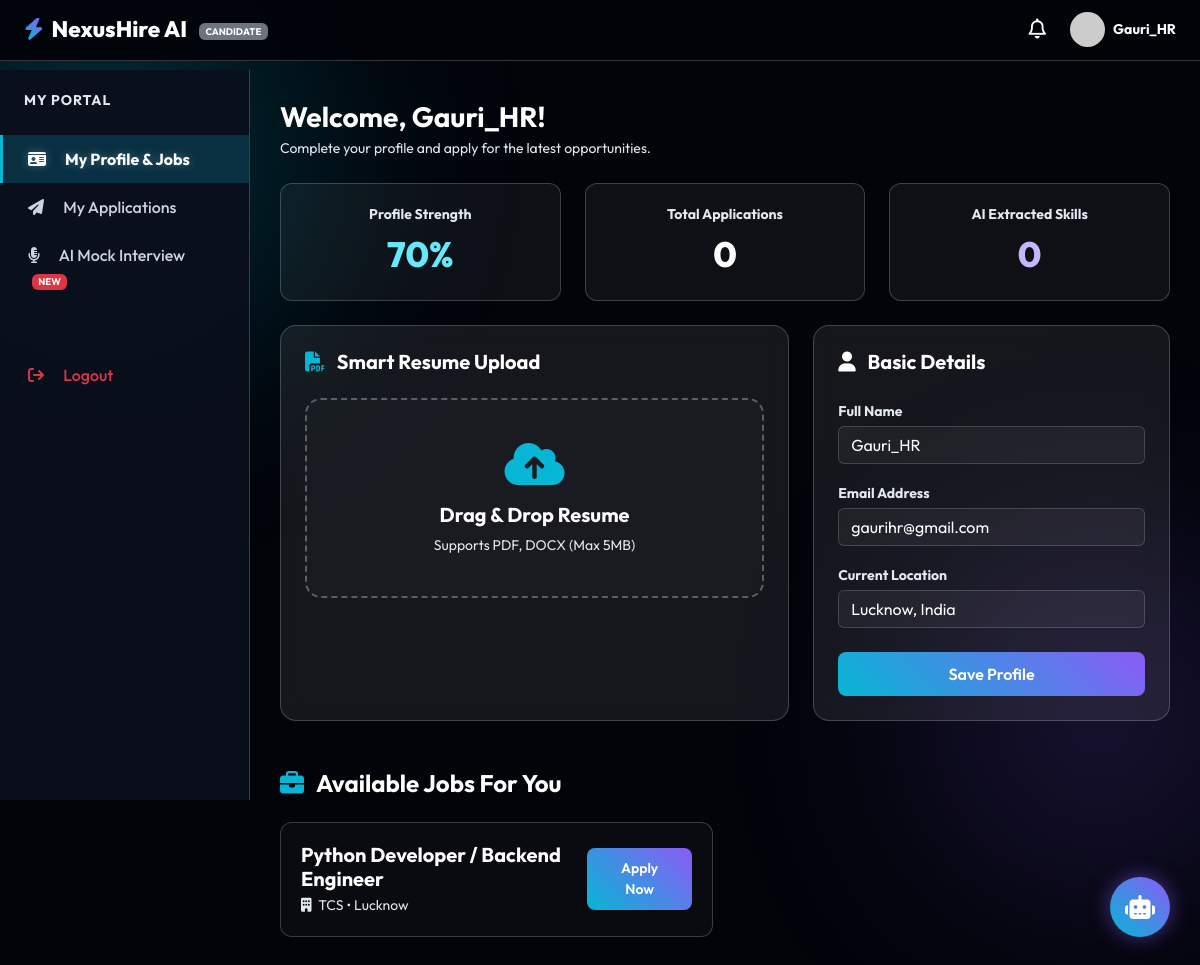
The page /candidate-dashboard/ (signed in) on the database its author committed.
### portal/models.py (models this page shows, shortened)
class JobPost(models.Model):
    hr = models.ForeignKey(User, on_delete=models.CASCADE)
    title = models.CharField(max_length=200)
    company_name = models.CharField(max_length=200)
    description = models.TextField()
    location = models.CharField(max_length=100)
    salary = models.CharField(max_length=100, blank=True, null=True)
    created_at = models.DateTimeField(auto_now_add=True)

### portal/views.py (the view)
# urls.py: path('candidate-dashboard/', views.candidate_dashboard, name='candidate_dashboard'),
@login_required(login_url='login')
def candidate_dashboard(request):
    user = request.user
    profile_strength = 0
    if user.first_name or user.last_name:
        profile_strength += 40  # Naam hone par 40%
    if user.email:
        profile_strength += 30  # Email hone par 30%
    jobs = JobPost.objects.all().order_by('-created_at')
    applications = JobApplication.objects.filter(candidate=user).order_by('-applied_on')
    if applications.exists():
        profile_strength += 30  # Resume upload hone par bache hue 30% add ho gaye (Total 100%)
    parsed_skills_count = 0
    if applications.exists():
        latest_app = applications.first()
        if latest_app.matched_skills:
            parsed_skills_count += len(latest_app.matched_skills)
        if latest_app.missing_skills:
            parsed_skills_count += len(latest_app.missing_skills)
    context = {
        'jobs': jobs,
        'applications': applications,
        'profile_strength': profile_strength,         # Naya Data
        'parsed_skills_count': parsed_skills_count,   # Naya Data
    }
    return render(request, 'portal/candidate-dashboard.html', context)

### templates/portal/candidate-dashboard.html (shortened to what this page needs)
<!DOCTYPE html>
<html lang="en">
<head>
    <link href="https://cdn.jsdelivr.net/npm/bootstrap@5.3.0/dist/css/bootstrap.min.css" rel="stylesheet">
    <link rel="stylesheet" href="https://cdnjs.cloudflare.com/ajax/libs/font-awesome/6.4.0/css/all.min.css">
</head>
<body>
    <div class="bg-orb orb-2"></div>
    <nav class="navbar navbar-expand-lg fixed-top py-2">
        <div class="container-fluid px-4">
            <div class="d-flex align-items-center">
                <a class="navbar-brand" href="{% url 'home' %}"><i class="fa-solid fa-bolt brand-icon me-2"></i>NexusHire AI <span class="badge bg-secondary ms-2" style="font-size: 0.6rem; vertical-align: middle; color: #fff;">CANDIDATE</span></a>
            </div>
            <div class="d-flex align-items-center">
                <div class="dropdown me-4">
                    <a href="#" class="text-white text-decoration-none position-relative" data-bs-toggle="dropdown">
                        <i class="fa-regular fa-bell fs-5"></i>
                    </a>
                </div>
                <div class="d-flex align-items-center">
                    <img src="https://ui-avatars.com/api/?name={{ user.first_name }}&background=06b6d4&color=fff" class="rounded-circle me-2" width="35" height="35" alt="Profile">
                    <span class="text-white small fw-bold">{{ user.first_name }}</span>
                </div>
            </div>
        </div>
    </nav>
    <div class="sidebar" id="sidebar">
        <div class="mb-4 px-4 text-muted small fw-bold" style="letter-spacing: 1px;">MY PORTAL</div>
        <a class="nav-item-custom active" id="nav-dashboard" onclick="switchView('dashboard')"><i class="fa-solid fa-id-card me-3 w-20"></i> My Profile & Jobs</a>
        <a class="nav-item-custom" id="nav-applications" onclick="switchView('applications')"><i class="fa-solid fa-paper-plane me-3 w-20"></i> My Applications</a>
        <a class="nav-item-custom" id="nav-interview" onclick="switchView('interview')"><i class="fa-solid fa-microphone-lines me-3 w-20"></i> AI Mock Interview <span class="badge bg-danger ms-1" style="font-size:0.6rem">NEW</span></a>
        <a href="{% url 'logout' %}" class="nav-item-custom text-danger mt-5"><i class="fa-solid fa-arrow-right-from-bracket me-3 w-20"></i> Logout</a>
    </div>
    <div class="main-content">
        <div id="view-dashboard" class="content-view active-view">
            <h3 class="fw-bold mb-1 text-white">Welcome, {{ user.first_name }}!</h3>
            <p class="text-muted small mb-4">Complete your profile and apply for the latest opportunities.</p>
            <div class="row g-4 mb-4">
                <div class="col-md-4"><div class="stat-card"><p class="text-muted small fw-bold mb-2">Profile Strength</p><h3 style="color: #67e8f9;">{{ profile_strength|default:"0" }}%</h3></div></div>
                <div class="col-md-4"><div class="stat-card"><p class="text-muted small fw-bold mb-2">Total Applications</p><h3>{{ applications.count|default:"0" }}</h3></div></div>
                <div class="col-md-4"><div class="stat-card"><p class="text-muted small fw-bold mb-2">AI Extracted Skills</p><h3 style="color: #c4b5fd;">{{ parsed_skills_count|default:"0" }}</h3></div></div>
            </div>
            <div class="row g-4 mb-5">
                <div class="col-lg-7">
                    <div class="glass-panel h-100">
                        <h5 class="fw-bold mb-4 text-white"><i class="fa-solid fa-file-pdf me-2" style="color: var(--neon-cyan);"></i> Smart Resume Upload</h5>
                        <div class="upload-box" id="uploadBox" onclick="document.getElementById('fileInput').click()">
                            <i class="fa-solid fa-cloud-arrow-up upload-icon" id="uploadIcon"></i>
                            <h5 class="text-white fw-bold" id="uploadTitle">Drag & Drop Resume</h5>
                            <p class="text-muted small mb-0" id="uploadDesc">Supports PDF, DOCX (Max 5MB)</p>
                        </div>
                    </div>
                </div>
                <div class="col-lg-5">
                    <div class="glass-panel h-100">
                        <h5 class="fw-bold mb-4 text-white"><i class="fa-solid fa-user me-2"></i> Basic Details</h5>
                        <div class="mb-3"><label class="text-muted small fw-bold">Full Name</label><input type="text" class="form-control mt-1" value="{{ user.first_name }} {{ user.last_name }}"></div>
                        <div class="mb-3"><label class="text-muted small fw-bold">Email Address</label><input type="email" class="form-control mt-1" value="{{ user.email }}" readonly></div>
                        <div class="mb-4"><label class="text-muted small fw-bold">Current Location</label><input type="text" class="form-control mt-1" value="Lucknow, India"></div>
                        <button class="btn btn-neon w-100">Save Profile</button>
                    </div>
                </div>
            </div>
            <div id="availableJobsSection">
                <h4 class="fw-bold mb-4 text-white"><i class="fa-solid fa-briefcase me-2" style="color: var(--neon-cyan);"></i> Available Jobs For You</h4>
                <div class="row g-4">
                    {% for job in jobs %}
                    <div class="col-md-6">
                        <div class="job-card d-flex justify-content-between align-items-center h-100">
                            <div>
                                <h5 class="fw-bold text-white mb-1">{{ job.title }}</h5>
                                <p class="text-muted small mb-0"><i class="fa-solid fa-building me-1"></i> {{ job.company_name }} • {{ job.location }}</p>
                            </div>
                            <button class="btn btn-neon btn-sm px-4" data-bs-toggle="modal" data-bs-target="#applyModal{{ job.id }}">Apply Now</button>
                        </div>
                    </div>
                    {% endfor %}
                </div>
            </div>
        </div>
    </div>
    <button class="chatbot-btn" id="chatToggle" onclick="toggleChat()"><i class="fa-solid fa-robot"></i></button>
</body>
</html>

### templates/portal/candidate-dashboard.html (style rules this page uses)
:root { --bg-base: #02040a; --glass-bg: rgba(255, 255, 255, 0.08); --glass-border: rgba(255, 255, 255, 0.2); --text-main: #ffffff; --text-muted: #e2e8f0; --neon-cyan: #06b6d4; --neon-purple: #8b5cf6; --success-glow: #10b981; }
body { font-family: 'Outfit', sans-serif; background-color: var(--bg-base); color: var(--text-main); overflow-x: hidden; padding-top: 70px; }
.text-muted { color: var(--text-muted) !important; font-weight: 400; }
.text-white { color: #ffffff !important; }
.fw-bold { font-weight: 700 !important; }
.bg-orb { position: fixed; border-radius: 50%; filter: blur(120px); z-index: -1; opacity: 0.25; animation: floatOrb 10s infinite alternate ease-in-out; }
.orb-2 { width: 300px; height: 300px; background: var(--neon-purple); bottom: 10%; right: -50px; }
.navbar { background: rgba(2, 4, 10, 0.95) !important; backdrop-filter: blur(20px); border-bottom: 1px solid var(--glass-border); z-index: 1050; }
.navbar-brand { font-weight: 800; font-size: 1.4rem; color: #ffffff !important; }
.brand-icon { background: linear-gradient(45deg, var(--neon-cyan), var(--neon-purple)); -webkit-background-clip: text; -webkit-text-fill-color: transparent; }
.sidebar { background: rgba(10, 15, 28, 0.95); border-right: 1px solid var(--glass-border); height: calc(100vh - 70px); position: fixed; left: 0; top: 70px; width: 250px; padding: 20px 0; backdrop-filter: blur(15px); z-index: 1000; transition: transform 0.3s ease; }
.main-content { margin-left: 250px; padding: 30px; transition: margin-left 0.3s ease; }
.nav-item-custom { padding: 12px 25px; color: #cbd5e1; font-weight: 500; text-decoration: none; display: block; transition: 0.3s; border-left: 3px solid transparent; cursor: pointer; }
.nav-item-custom.active { background: rgba(6, 182, 212, 0.2); color: #ffffff; border-left-color: var(--neon-cyan); font-weight: 700; text-shadow: 0 0 10px rgba(255,255,255,0.3); }
.glass-panel { background: var(--glass-bg); backdrop-filter: blur(16px); border: 1px solid var(--glass-border); border-radius: 16px; padding: 24px; }
.stat-card { text-align: center; padding: 20px; border-radius: 12px; border: 1px solid var(--glass-border); background: rgba(255,255,255,0.05); }
.stat-card h3 { font-size: 2.2rem; font-weight: 800; margin-bottom: 5px; color: #ffffff; }
.upload-box { border: 2px dashed rgba(255,255,255,0.3); border-radius: 16px; padding: 40px 20px; text-align: center; background: rgba(255,255,255,0.02); transition: 0.3s; cursor: pointer; position: relative; overflow: hidden; }
.upload-icon { font-size: 3rem; color: var(--neon-cyan); margin-bottom: 15px; }
.form-control, .form-select { color: #ffffff !important; background-color: rgba(255,255,255,0.05); border: 1px solid var(--glass-border); }
.form-control::placeholder { color: #94a3b8; }
.btn-neon { background: linear-gradient(45deg, var(--neon-cyan), var(--neon-purple)); color: #fff; border: none; border-radius: 8px; padding: 10px 24px; font-weight: 600; transition: 0.3s; }
.job-card { background: rgba(255,255,255,0.03); border: 1px solid var(--glass-border); border-radius: 12px; padding: 20px; transition: 0.3s; }
.content-view { display: none; animation: fadeIn 0.4s; }
.content-view.active-view { display: block; }
.chatbot-btn { position: fixed; bottom: 30px; right: 30px; width: 60px; height: 60px; border-radius: 50%; background: linear-gradient(45deg, var(--neon-cyan), var(--neon-purple)); display: flex; align-items: center; justify-content: center; font-size: 1.5rem; color: #fff; cursor: pointer; box-shadow: 0 0 20px rgba(139,92,246,0.5); z-index: 1050; transition: 0.3s; border: none; }

### rows shown on the page
JobPost: title "Python Developer / Backend Engineer", company_name "TCS", location "Lucknow"

### other values the page prints
{{ user.first_name }} "Gauri_HR"
{{ profile_strength|default:"0" }} "70"
{{ applications.count|default:"0" }} "0"
{{ parsed_skills_count|default:"0" }} "0"
